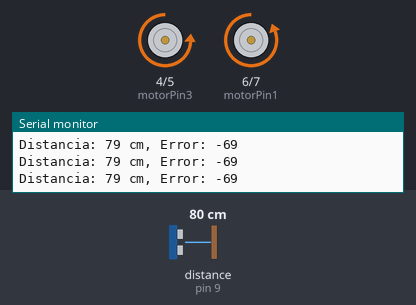
A sketch run on a simulated Arduino Uno, built with avr-gcc and run on an emulated ATmega328P. On the bench: motor-driver pin pairs drawn as motors (green arrow = first pin HIGH = forward, orange = second pin HIGH = backward, longer = more drive), the last lines printed to the serial monitor. Wiring (inferred from the names in the program): ultrasonic range finder: trigger pin 8; echo pin 9. Inputs (shaded band) come from the test bench; at power-on: distance to the obstacle (sensor on pin 9) 80 cm. The echo pulse lasts 58.3 µs per cm.

Above: at 1.2 s.
1.3 s: distance to the obstacle (sensor on pin 9) set to 2 cm
At 2.5 s:
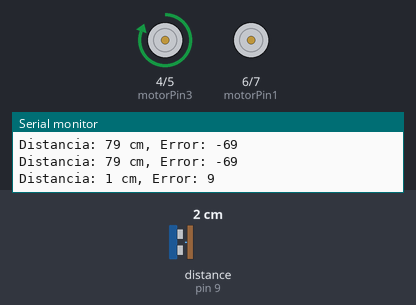
2.8 s: distance to the obstacle (sensor on pin 9) set to 19 cm
4.3 s: distance to the obstacle (sensor on pin 9) set to 21 cm
At 4.8 s:
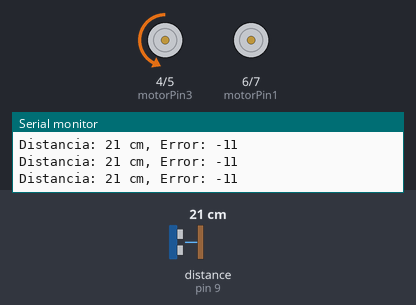
6.0 s: distance to the obstacle (sensor on pin 9) set to 4 cm
At 7.1 s:
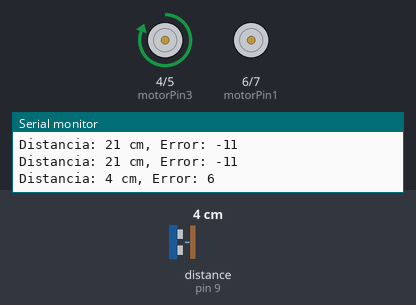
7.5 s: distance to the obstacle (sensor on pin 9) set to 23 cm
At 8.4 s:
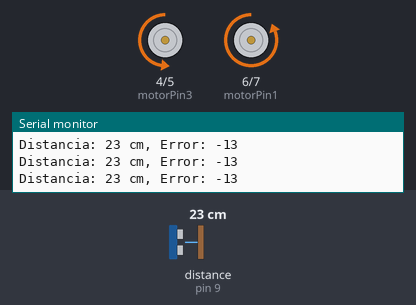
9.2 s: distance to the obstacle (sensor on pin 9) set to 20 cm
At 9.7 s:
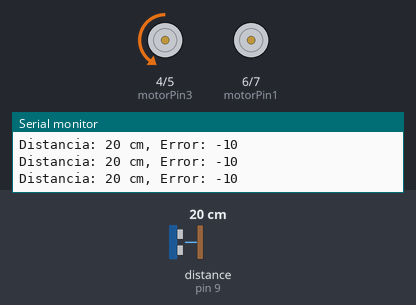
Timing chart, 0 to 11.7 s (numbered marks = the images above; inputs shaded):
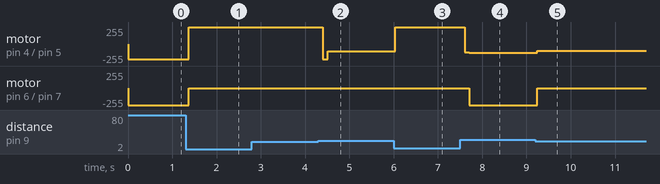

Measured:
- the behaviour switches between 20 and 21 cm on distance to the obstacle (sensor on pin 9) (found by bisection; images 1 and 2)
- the behaviour switches between 23 and 22 cm on distance to the obstacle (sensor on pin 9) (found by bisection; images 4 and 5)
- after the input at 1.3 s, motor on pin 4 (motorPin3) / pin 5 (motorPin4): backward 230/255 → forward 255/255 after 0.08 s; motor on pin 6 (motorPin1) / pin 7 (motorPin2): backward 255/255 → stopped after 0.08 s
- after the input at 2.8 s, every drawn part: stays the same
- after the input at 4.3 s, motor on pin 4 (motorPin3) / pin 5 (motorPin4): forward 255/255 → backward 230/255 after 0.10 s, → backward 110/255 0.10 s later
- after the input at 6.0 s, motor on pin 4 (motorPin3) / pin 5 (motorPin4): backward 110/255 → forward 255/255 at once
- after the input at 7.5 s, motor on pin 4 (motorPin3) / pin 5 (motorPin4): forward 255/255 → backward 120/255 after 0.10 s, → backward 130/255 0.10 s later; motor on pin 6 (motorPin1) / pin 7 (motorPin2): stopped → backward 255/255 after 0.21 s
- after the input at 9.2 s, motor on pin 4 (motorPin3) / pin 5 (motorPin4): backward 130/255 → backward 100/255 at once; motor on pin 6 (motorPin1) / pin 7 (motorPin2): backward 255/255 → stopped at once

The sketch:

codigo_p_laberinto.ino
```cpp
const int trigPin = 8;    // Pin de trig del sensor de ultrasonido
const int echoPin = 9;    // Pin de echo del sensor de ultrasonido
const int motorPin1 = 6;  // Pin 1 del puente H para controlar el motor 1
const int motorPin2 = 7;  // Pin 2 del puente H para controlar el motor 1
const int motorPin3 = 4;  // Pin 1 del puente H para controlar el motor 2
const int motorPin4 = 5;  // Pin 2 del puente H para controlar el motor 2

// Constante proporcional (ajústala según sea necesario)
float Kp = 10;

// Variable global para almacenar la distancia
long distance;

void evadeObstacle() {
  // Umbral de distancia para considerar que hay un obstáculo (ajústalo según sea necesario)
  int obstacleThreshold = 20;

  // Si se detecta un obstáculo
  if (distance < obstacleThreshold) {
    // Detener el carro
    analogWrite(motorPin1, 0);
    analogWrite(motorPin2, 0);
    analogWrite(motorPin3, 0);
    analogWrite(motorPin4, 0);

    // Mover la rueda derecha hacia atrás
    analogWrite(motorPin3, 210);

    // Esperar hasta encontrar una nueva ruta
    while (distance < obstacleThreshold) {
      // Vuelve a medir la distancia
      digitalWrite(trigPin, LOW);
      delayMicroseconds(2);
      digitalWrite(trigPin, HIGH);
      delayMicroseconds(10);
      digitalWrite(trigPin, LOW);
      long duration = pulseIn(echoPin, HIGH);
      distance = (duration / 2) / 29.1;
    }

    // Detener la rueda derecha
    analogWrite(motorPin4, 0);
  }
}

void setup() {
  Serial.begin(9600);
  pinMode(trigPin, OUTPUT);
  pinMode(echoPin, INPUT);
  pinMode(motorPin1, OUTPUT);
  pinMode(motorPin2, OUTPUT);
  pinMode(motorPin3, OUTPUT);
  pinMode(motorPin4, OUTPUT);
}

void loop() {
  long duration;
  digitalWrite(trigPin, LOW);
  delayMicroseconds(2);
  digitalWrite(trigPin, HIGH);
  delayMicroseconds(10);
  digitalWrite(trigPin, LOW);
  duration = pulseIn(echoPin, HIGH);
  distance = (duration / 2) / 29.1;

  // Valor de referencia (distancia deseada)
  int setpoint = 10;

  // Error proporcional
  int error = setpoint - distance;

  // Control proporcional
  int motorSpeed = Kp * error;

  // Limita la velocidad de los motores
  motorSpeed = constrain(motorSpeed, -230, 230);

  // Aplica la velocidad a los motores
  if (error > 0) {
    analogWrite(motorPin1, motorSpeed);
    analogWrite(motorPin2, 0);
    analogWrite(motorPin3, motorSpeed);
    analogWrite(motorPin4, 0);
  } else {
    analogWrite(motorPin1, 0);
    analogWrite(motorPin2, abs(motorSpeed));
    analogWrite(motorPin3, 0);
    analogWrite(motorPin4, abs(motorSpeed));
  }

  // Muestra información en el monitor serial
  Serial.print("Distancia: ");
  Serial.print(distance);
  Serial.print(" cm, Error: ");
  Serial.println(error);

  // Llama a la función de evasión de obstáculos
  evadeObstacle();

  delay(100); // Ajusta el retardo según sea necesario
}
```
